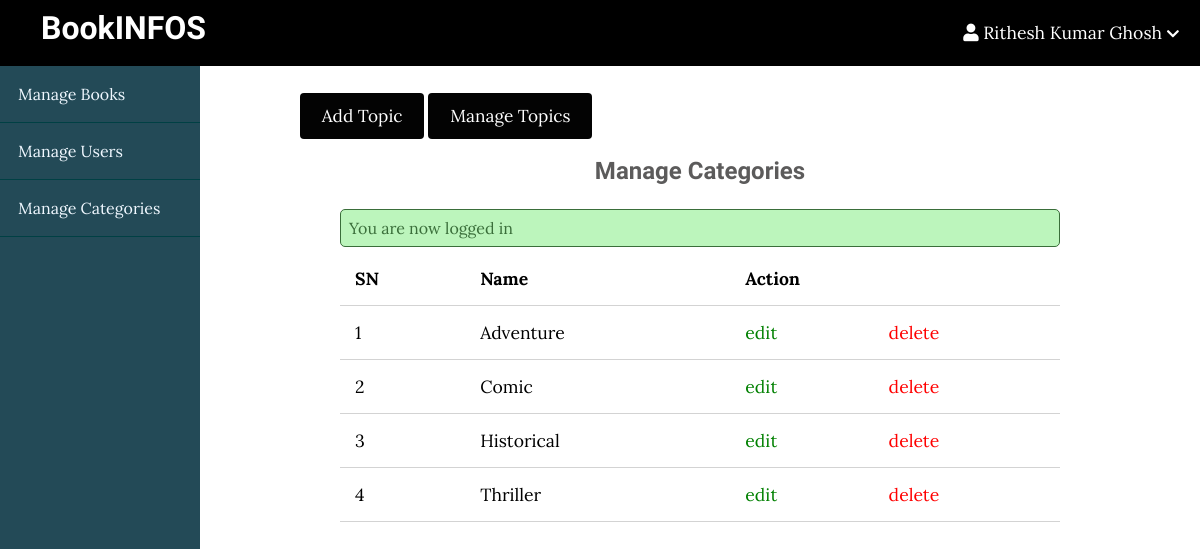
The app's page /bookinfos/admin/topics/index.php (signed in) with its own data.
### tables this page shows
CREATE TABLE `topics` (
  `id` int(11) NOT NULL,
  `name` varchar(100) NOT NULL,
  `description` text NOT NULL
);

### bookinfos/Main/controllers/topics.php (called while the page is built, shortened)
<?php
include(ROOT_PATH . "/main/database/db.php");
$table = 'topics';
$topics = selectAll($table);

### bookinfos/Main/database/db.php (called while the page is built, shortened)
<?php
require('connect.php');
function selectAll($table, $conditions = [])
{
    global $conn;
    $sql = "SELECT * FROM $table";
    if (empty($conditions)) {
        $stmt = $conn->prepare($sql);
        $stmt->execute();
        $records = $stmt->get_result()->fetch_all(MYSQLI_ASSOC);
        return $records;
    }
}

### bookinfos/admin/topics/index.php (the view, shortened to what this page needs)
<?php include(ROOT_PATH . "/main/controllers/topics.php");
?>
<!DOCTYPE html>
<html lang="en">
    <head>
        <link rel="stylesheet"
            href="https://use.fontawesome.com/releases/v5.7.2/css/all.css"
>
        <link rel="stylesheet" href="../../public/css/style.css">
        <link rel="stylesheet" href="../../public/css/admin.css">
    </head>
    <body>
    <?php include(ROOT_PATH . "/main/includes/adminHeader.php"); ?>
        <div class="admin-wrapper">
        <?php include(ROOT_PATH . "/main/includes/adminSidebar.php"); ?>
            <div class="admin-content">
                <div class="button-group">
                    <a href="create.php" class="btn btn-big">Add Topic</a>
                    <a href="index.php" class="btn btn-big">Manage Topics</a>
                </div>
                <div class="content">
                    <h2 class="page-title">Manage Categories</h2>
                    <?php include(ROOT_PATH . "/main/includes/messages.php"); ?>
                    <table>
                        <thead>
                            <th>SN</th>
                            <th>Name</th>
                            <th colspan="2">Action</th>
                        </thead>
                        <tbody>
                            <?php foreach ($topics as $key => $topic): ?>
                               <tr>
                                    <td><?php echo $key + 1; ?></td>
                                    <td><?php echo $topic['name']; ?></td>
                                    <td><a href="edit.php?id=<?php echo $topic['id']; ?>" class="edit">edit</a></td>
                                    <td><a href="index.php?del_id=<?php echo $topic['id']; ?>" class="delete">delete</a></td>
                                </tr>
                            <?php endforeach; ?>
                        </tbody>
                    </table>
                </div>
            </div>
        </div>
    </body>
</html>

### bookinfos/public/css/style.css (style rules this page uses)
* { box-sizing: border-box; }
html, body { height: 100%; padding: 0px; margin: 0px; background: #080000; font-family: "Lora", serif; }
h1, h2, h3, h4, h5, h6 { font-family: "Candal", serif; color: #5c5b5b; margin: 5px; }
a { text-decoration: none; color: inherit; }
.btn { padding: 0.5rem 1rem; background: #006669; color: white; border: 1px solid transparent; border-radius: 0.25rem; font-size: 1.08em; font-family: "Lora", serif; }
.btn-big { padding: 0.7rem 1.3rem; line-height: 1.3rem; }
html, body { height: 100%; padding: 0px; margin: 0px; background: white; font-family: "Lora", serif; }
.btn { padding: 0.5rem 1rem; background: #030303; color: white; border: 1px solid transparent; border-radius: 0.25rem; font-size: 1.08em; font-family: "Lora", serif; }
.content { width: 90%; margin: 30px auto 30px; }

### bookinfos/public/css/admin.css (style rules this page uses)
.admin-wrapper { display: flex; height: calc(100% - 66px); }
.admin-wrapper .admin-content { flex: 8; height: 100%; padding: 40px 100px 100px; overflow-y: scroll; }
.admin-content .page-title { text-align: center; margin-bottom: 1.5rem; }
table { width: 100%; border-collapse: collapse; font-size: 1.1rem; }
th, td { padding: 15px; text-align: left; border-bottom: 1px solid #d3d3d3; }
.edit { color: green; }
.delete { color: red; }

### records on screen
topics: name "Adventure"
topics: name "Comic"
topics: name "Historical"
topics: name "Thriller"

### other values on screen
$_SESSION['username'] "Rithesh Kumar Ghosh"
$_SESSION['message'] "You are now logged in"
